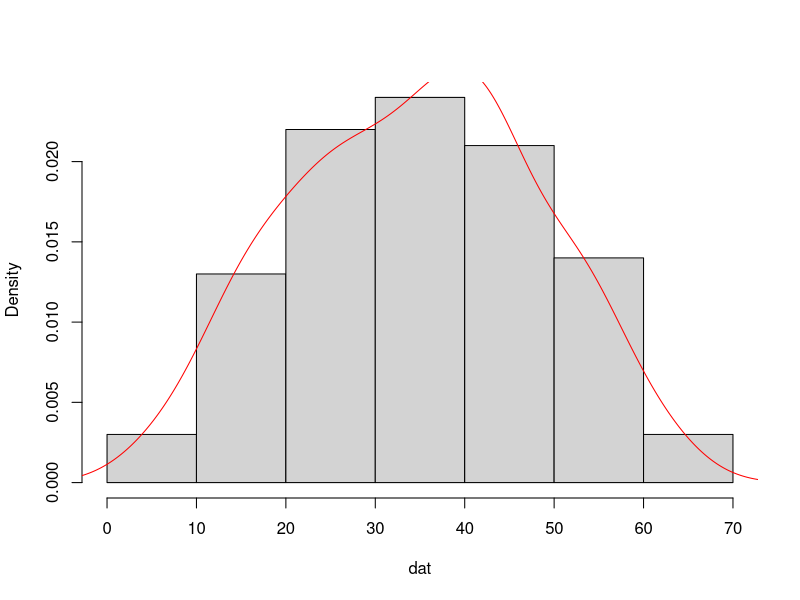
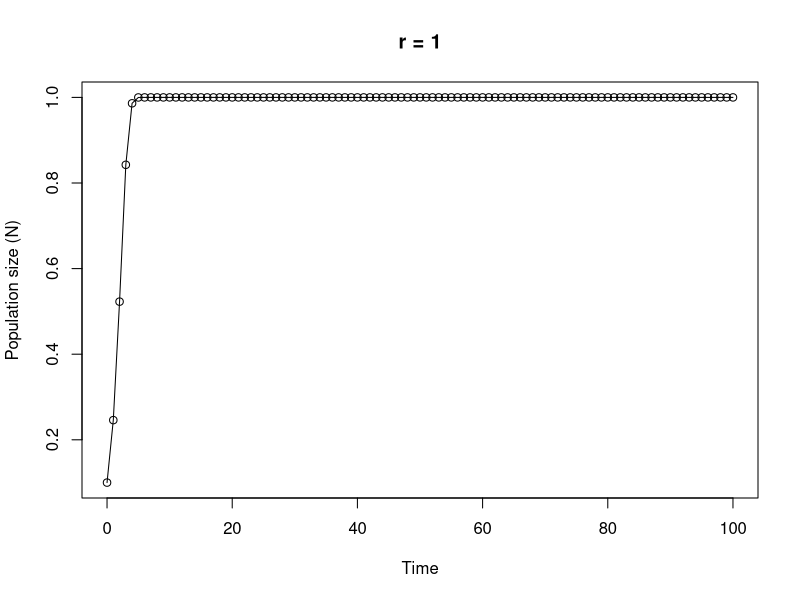

These figures' R source, in order:
## ----Q1, results = 'asis'--------------------------------------------------------------------------------------------------------------------------------------

# area of a circle
# the equation to calculate the area of a circle is pi * radius^2

circle.area <- function(d){ 
	pi * (d/2)^2
}

# to use your new function

circle.area(10)
# [1] 78.53982

# to test on a vector of diameters
# first create a vector with diameters ranging from 0 to 50 in steps of 10

cir.diam <- seq(from = 0, to = 50, by = 10)

# test your function

circle.area(cir.diam)
# [1]    0.00000   78.53982  314.15927  706.85835 1256.63706 1963.49541


## ----Q2, tidy = TRUE-------------------------------------------------------------------------------------------------------------------------------------------

far.cent <- function(a){
	val <- (a-32)*5/9
	print(paste("Fahrenheit: ", round(a, digits = 3), "oF",sep = " "), quote = FALSE)# round 3dp
	print(paste("Centigrade: ", round(val, digits = 3), "oC", sep = " "), quote = FALSE)# round 3dp
}

# alternative Fahrenheit to centigrade using cat function

far.cent2 <- function(a){
	val <- (a - 32) * 5/9	#calculation
	cat("Fahrenheit: ", round(a, digits = 3), "oF", "\n")   # use cat function
	cat("Centigrade: ", round(val, digits = 3), "oC", "\n")   
}



## ----Q3--------------------------------------------------------------------------------------------------------------------------------------------------------

# Create a vector of normally distributed data
# length 100, mean 35 and standard deviation of 29

vals <- rnorm(100, 35, 15)	# create some norm dist data mean 35, sd = 15

summary.fun <- function(dat){
	mymean <- round(mean(dat), digits = 4)      	# calc mean
	mymedian <- round(median(dat), digits = 4)    # calc median
	mymin <- round(min(dat), digits = 4)          # calc min
	mymax <- round(max(dat), digits = 4)          # calc max
	print(paste("mean:", mymean, sep = " "), quote = FALSE)     # print mean
	print(paste("median:", mymedian, sep = " "), quote = FALSE)     # print median
	print(paste("range:", "from:", mymin, "to", mymax, sep = " "), quote = FALSE) 
	dens <- density(dat)                          # estimate density curve
	hist(dat, main = "",type = "l",freq = FALSE)  # plot histogram
	lines(dens, lty = 1, col = "red")             # plot density curve
}

# use the function
summary.fun(vals)


## ----Q4--------------------------------------------------------------------------------------------------------------------------------------------------------

# calculate a median

ourmedian <- function(x){
	n <- length(x)
	if (n %% 2 == 1)      # odd numbers
	  sort(x)[(n + 1)/2]  # find the middle number by adding 1 to length and div 2
	else {                # even numbers
	  middletwo <- sort(x)[(n/2) + 0:1]   #find the two middle numbers
	  mean(middletwo)
	  }
}

# use the function
mydat <- sample(1:50, size = 10, replace = TRUE )

# our function
ourmedian(mydat)

# R median function
median(mydat)


## ----Q5, tidy = TRUE-------------------------------------------------------------------------------------------------------------------------------------------

# function to simulate Ricker model

Ricker.model <- function(nzero, r, time, K=1){     # sets initial parameters
  N <- numeric(time + 1)    # creates a real vector of length time+1 to store values of Nt+1
  N[1] <- nzero             # sets initial population size in first element of N
  for (i in 1:time) {				# loops over time
      N[i+1] <- N[i]*exp(r*(1 - N[i]/K))    
  }
  Time <- 0:time   					 # creates vector for x axis
  plot(Time, N, type = "o", xlim = c(0, time), xlab = "Time", ylab = "Population size (N)", main = paste("r =", r, sep=" "))   # plots     output
}

# To run
# play around with the different parameters, especially r
Ricker.model(nzero=0.1,r=1,time=100)
